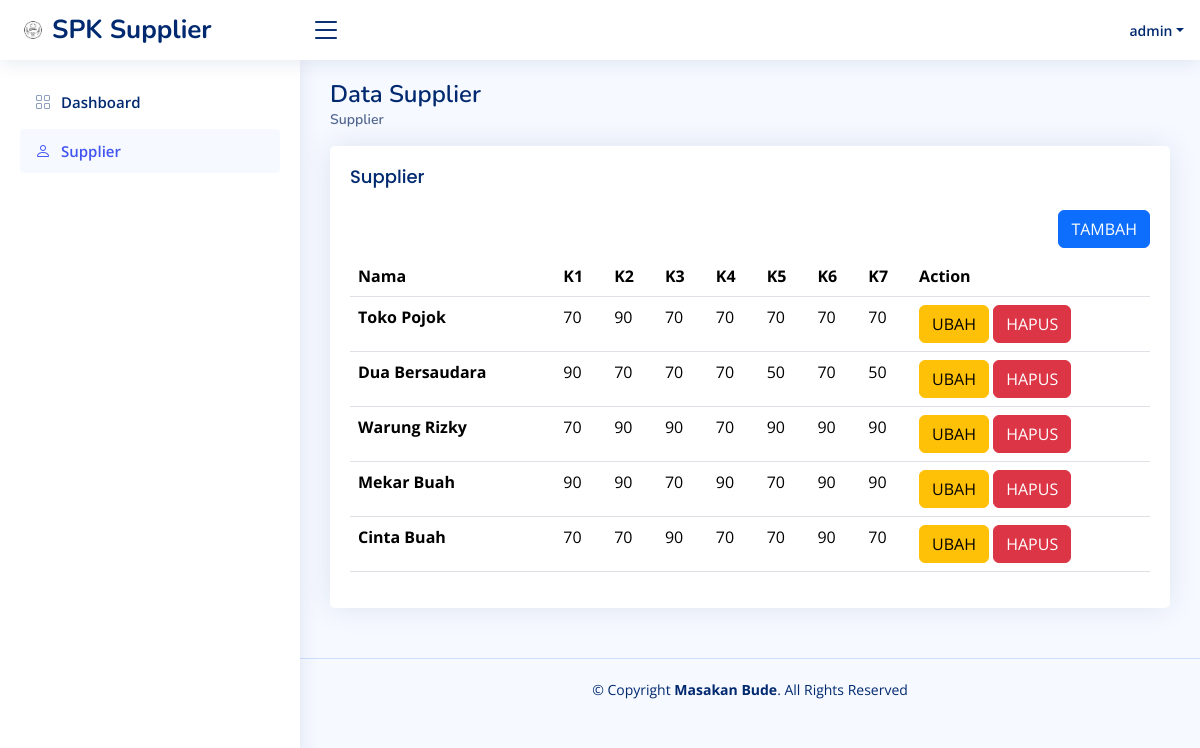
The page /supplier.php (signed in) on the database its author committed.
### tables this page shows
CREATE TABLE `user` (
  `id` int(11) NOT NULL,
  `username` varchar(255) NOT NULL,
  `password` varchar(255) NOT NULL
);

CREATE TABLE `supplier` (
  `id` int(11) NOT NULL,
  `nama` varchar(255) NOT NULL,
  `k1` int(11) NOT NULL,
  `k2` int(11) NOT NULL,
  `k3` int(11) NOT NULL,
  `k4` int(11) NOT NULL,
  `k5` int(11) NOT NULL,
  `k6` int(11) NOT NULL,
  `k7` int(11) NOT NULL
);

### supplier.php (the view, shortened to what this page needs)
<?php
    require_once 'connection.php';
    $sql = "SELECT * FROM user WHERE id=".$_SESSION["logged"];
    $result = mysqli_query($conn, $sql);
    $user =mysqli_fetch_array($result);
?>
<!DOCTYPE html>
<html lang="en">
<head>
  <link href="assets/vendor/bootstrap/css/bootstrap.min.css" rel="stylesheet">
  <link href="assets/vendor/bootstrap-icons/bootstrap-icons.css" rel="stylesheet">
  <link href="assets/vendor/boxicons/css/boxicons.min.css" rel="stylesheet">
  <link href="assets/vendor/quill/quill.snow.css" rel="stylesheet">
  <link href="assets/vendor/quill/quill.bubble.css" rel="stylesheet">
  <link href="assets/vendor/remixicon/remixicon.css" rel="stylesheet">
  <link href="assets/vendor/simple-datatables/style.css" rel="stylesheet">
  <link href="assets/css/style.css" rel="stylesheet">
</head>
<body>
  <header id="header" class="header fixed-top d-flex align-items-center">
    <div class="d-flex align-items-center justify-content-between">
      <a href="index.html" class="logo d-flex align-items-center">
        <img src="assets/img/logo.png" alt="">
        <span class="d-none d-lg-block">SPK Supplier</span>
      </a>
      <i class="bi bi-list toggle-sidebar-btn"></i>
    </div>
    <nav class="header-nav ms-auto">
      <ul class="d-flex align-items-center">
        <li class="nav-item dropdown pe-3">
          <a class="nav-link nav-profile d-flex align-items-center pe-0" href="#" data-bs-toggle="dropdown">
            <span class="d-none d-md-block dropdown-toggle ps-2"><?=$user['username']?></span>
          </a>
        </li>
      </ul>
    </nav>
  </header>
  <aside id="sidebar" class="sidebar">
    <ul class="sidebar-nav" id="sidebar-nav">
      <li class="nav-item">
        <a class="nav-link collapsed" href="dashboard.php">
          <i class="bi bi-grid"></i>
          <span>Dashboard</span>
        </a>
      </li>
      <li class="nav-item">
        <a class="nav-link" href="supplier.php">
          <i class="bi bi-person"></i>
          <span>Supplier</span>
        </a>
      </li>
    </ul>
  </aside>
  <main id="main" class="main">
    <div class="pagetitle">
      <h1>Data Supplier</h1>
      <nav>
        <ol class="breadcrumb">
          <li class="breadcrumb-item active">Supplier</li>
        </ol>
      </nav>
    </div>
    <section class="section">
      <div class="row">
        <div class="col-lg-12">
          <div class="card">
            <div class="card-body">
              <h5 class="card-title">Supplier</h5>
              <div class="d-flex mb-2">
                <a class="btn btn-primary ms-auto" href="supplier-add.php">TAMBAH</a>
              </div>
              <table class="table datatable">
                <thead>
                  <tr>
                    <th>Nama</th>
                    <th>K1</th>
                    <th>K2</th>
                    <th>K3</th>
                    <th>K4</th>
                    <th>K5</th>
                    <th>K6</th>
                    <th>K7</th>
                    <th>Action</th>
                  </tr>
                </thead>
                <tbody>
                  <?php
                      $sql = "SELECT * FROM supplier";
                      $result = mysqli_query($conn, $sql);
                      while($row =mysqli_fetch_array($result)) :
                  ?>
                      <tr>
                          <th><?=$row['nama']?></th>
                          <td><?=$row['k1']?></td>
                          <td><?=$row['k2']?></td>
                          <td><?=$row['k3']?></td>
                          <td><?=$row['k4']?></td>
                          <td><?=$row['k5']?></td>
                          <td><?=$row['k6']?></td>
                          <td><?=$row['k7']?></td>
                          <td>
                              <a class="btn btn-warning" href="supplier-edit.php?id=<?=$row['id']?>">UBAH</a>
                              <a class="btn btn-danger" href="supplier.php?id=<?=$row['id']?>">HAPUS</a>
                          </td>
                      </tr>
                  <?php endwhile ?>
                </tbody>
              </table>
            </div>
          </div>
        </div>
      </div>
    </section>
  </main>
  <footer id="footer" class="footer">
    <div class="copyright">
      &copy; Copyright <strong><span>Masakan Bude</span></strong>. All Rights Reserved
    </div>
  </footer>
</body>
</html>

### assets/css/style.css (style rules this page uses)
:root { scroll-behavior: smooth; }
body { font-family: "Open Sans", sans-serif; background: #f6f9ff; color: #444444; }
a { color: #4154f1; text-decoration: none; }
h1, h2, h3, h4, h5, h6 { font-family: "Nunito", sans-serif; }
#main { margin-top: 60px; padding: 20px 30px; transition: all 0.3s; }
.pagetitle { margin-bottom: 10px; }
.pagetitle h1 { font-size: 24px; margin-bottom: 0; font-weight: 600; color: #012970; }
.card { margin-bottom: 30px; border: none; border-radius: 5px; box-shadow: 0px 0 30px rgba(1, 41, 112, 0.1); }
.card-title { padding: 20px 0 15px 0; font-size: 18px; font-weight: 500; color: #012970; font-family: "Poppins", sans-serif; }
.card-body { padding: 0 20px 20px 20px; }
.breadcrumb { font-size: 14px; font-family: "Nunito", sans-serif; color: #899bbd; font-weight: 600; }
.breadcrumb .breadcrumb-item::before { color: #899bbd; }
.breadcrumb .active { color: #51678f; font-weight: 600; }
.logo { line-height: 1; }
@media (min-width: 1200px) { .logo { width: 280px; } }
.logo img { max-height: 26px; margin-right: 6px; }
.logo span { font-size: 26px; font-weight: 700; color: #012970; font-family: "Nunito", sans-serif; }
.header { transition: all 0.5s; z-index: 997; height: 60px; box-shadow: 0px 2px 20px rgba(1, 41, 112, 0.1); background-color: #fff; padding-left: 20px; }
.header .toggle-sidebar-btn { font-size: 32px; padding-left: 10px; cursor: pointer; color: #012970; }
.header-nav ul { list-style: none; }
.header-nav>ul { margin: 0; padding: 0; }
.header-nav .nav-profile { color: #012970; }
.header-nav .nav-profile span { font-size: 14px; font-weight: 600; }
.sidebar { position: fixed; top: 60px; left: 0; bottom: 0; width: 300px; z-index: 996; transition: all 0.3s; padding: 20px; overflow-y: auto; scrollbar-width: thin; scrollbar-color: #aab7cf transparent; box-shadow: 0px 0px 20px rgba(1, 41, 112, 0.1); background-color: #fff; }
@media (min-width: 1200px) { #main, #footer { margin-left: 300px; } }
.sidebar-nav { padding: 0; margin: 0; list-style: none; }
.sidebar-nav li { padding: 0; margin: 0; list-style: none; }
.sidebar-nav .nav-item { margin-bottom: 5px; }
.sidebar-nav .nav-link { display: flex; align-items: center; font-size: 15px; font-weight: 600; color: #4154f1; transition: 0.3; background: #f6f9ff; padding: 10px 15px; border-radius: 4px; }
.sidebar-nav .nav-link i { font-size: 16px; margin-right: 10px; color: #4154f1; }
.sidebar-nav .nav-link.collapsed { color: #012970; background: #fff; }
.sidebar-nav .nav-link.collapsed i { color: #899bbd; }
.footer { padding: 20px 0; font-size: 14px; transition: all 0.3s; border-top: 1px solid #cddfff; }
.footer .copyright { text-align: center; color: #012970; }

### rows shown on the page
user: username "admin"
supplier: nama "Toko Pojok", k1 "70", k2 "90", k3 "70", k4 "70", k5 "70", k6 "70", k7 "70"
supplier: nama "Dua Bersaudara", k1 "90", k2 "70", k3 "70", k4 "70", k5 "50", k6 "70", k7 "50"
supplier: nama "Warung Rizky", k1 "70", k2 "90", k3 "90", k4 "70", k5 "90", k6 "90", k7 "90"
supplier: nama "Mekar Buah", k1 "90", k2 "90", k3 "70", k4 "90", k5 "70", k6 "90", k7 "90"
supplier: nama "Cinta Buah", k1 "70", k2 "70", k3 "90", k4 "70", k5 "70", k6 "90", k7 "70"
